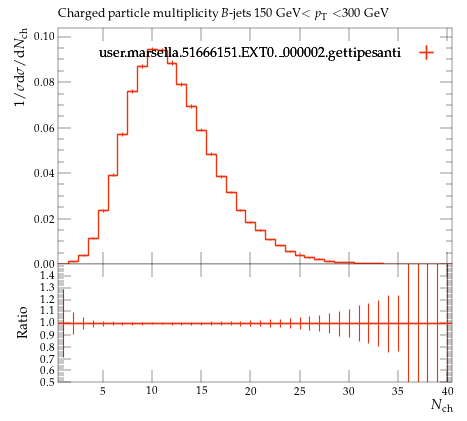

This chart was generated by the following Python code:
#! /usr/bin/env python

# This Python script was auto-generated using YODA v2.0.2.
# Analysis object: /MC_HFDECAYS/avg_B_jet_ch_mult_150_300
# Timestamp: 24-07-2026 (16:40:05)

import matplotlib as mpl
import matplotlib.pyplot as plt
mpl.use('Agg') # comment out for interactive use
import os
import numpy as np

plotDir = os.path.split(os.path.realpath(__file__))[0]
if 'YODA_USER_PLOT_PATH' in globals():
    plot_outdir = globals()['YODA_USER_PLOT_PATH']
else:
    plot_outdir = plotDir

#plot style
plt.style.use(os.path.join(plotDir, '../default.mplstyle'))
# plot metadata
figW, figH = plt.rcParams['figure.figsize']
ax_xLabel = r'$N_\mathrm{ch}$'
ax_yLabel = r'$1/\sigma \mathrm{d}\sigma/\mathrm{d}N_\mathrm{ch}$'
ax_title  = r'Charged particle multiplicity $B$-jets 150 GeV$<p_\mathrm{T}<$300 GeV'
ax_xScale = 'linear'
ax_yScale = 'linear'
xLims = (0.5, 40.5)
yLims = (0.0, 0.10390010400000002)
xMinorTickMarks = 0

# TeX-friendly labels for the legend
labels = {
    'legend' : ([ r"user.marsella.51666151.EXT0.\_000002.gettipesanti" ], r""),
}

# Adjust canvas width and height
canvasW = 10.0
canvasH = 9.0
figW *= canvasW/10.
figH *= canvasH/9.

# Create figure and axis objects
fig, (ax, ratio0_ax) = plt.subplots(2, 1, sharex=True,
                  figsize=(figW,figH), gridspec_kw={'height_ratios': (6.0, 3.0)})

# Set figure margins
plt.subplots_adjust(
    left   = 1.0 * plt.rcParams['figure.subplot.left'],
    right  = 1.0 * plt.rcParams['figure.subplot.right'],
    top    = 1.0 * plt.rcParams['figure.subplot.top'],
    bottom = 1.0 * plt.rcParams['figure.subplot.bottom'])

ratio0_ax.yaxis.set_major_locator(mpl.ticker.MultipleLocator(0.1))
ratio0_ax.set_ylim(0.5, 1.4999)
ratio0_ax.set_ylabel('Ratio')
ratio0_ax.xaxis.set_minor_locator(mpl.ticker.NullLocator())

# the numerical data is stored in a separate file
dataf = dict()
prefix = os.path.split(__file__)[0]
if prefix:    prefix = prefix + '/'
exec(open(prefix+'avg_B_jet_ch_mult_150_300__data.py').read(), dataf)


legend_handles = dict() # keep track of handles for the legend

# style options for curves
# starts at zorder>=5 to draw curve on top of legend
styles = {
  'user.marsella.51666151.EXT0._000002.gettipesanti.yoda.gz': {
    'color' : '#EE3311',
    'linestyle' : '-',
    'linewidth' : 1,
    'marker' : 'none',
    'markersize' : 2,
    'capsize' : 0.0,
    'zorder' : 5,
    'histstyle' : 1,
    'drawstyle' : 'steps-pre',
    'xerrorbars' : 1,
    'yerrorbars' : 1,
    'fillcolor' : None,
    'fillopacity' : 1.0,
    'ratio0_linestyle' : '-',
    'ratio0_linewidth' : 1,
    'ratio0_marker' : 'none',
    'ratio0_markersize' : 2,
    'ratio0_capsize' : 0.0,
    'ratio0_zorder' : 5,
    'ratio0_histstyle' : 1,
    'ratio0_drawstyle' : 'steps-pre',
    'ratio0_xerrorbars' : 1,
    'ratio0_yerrorbars' : 1,
  },
}

# curve from input yoda files in main panel
for label, yvals in dataf['yvals'].items():
    if all(np.isnan(v) for v in dataf['yvals'][label]):
        continue
    tmp = None
    if styles[label]['histstyle']: # draw as histogram
        xpos = dataf['xedges'][label] if styles[label]['drawstyle'] else dataf['xpoints'][label]
        ypos = np.insert(yvals, 0, yvals[0]) if styles[label]['drawstyle'] else yvals
        if styles[label]['fillcolor']: # fill area below curve
            ax.fill_between(xpos, ypos, step='pre',
                            color=styles[label]['fillcolor'],
                            alpha=styles[label]['fillopacity'])
        tmp, = ax.plot(xpos, ypos,
                       color=styles[label]['color'],
                       linestyle=styles[label]['linestyle'],
                       linewidth=styles[label]['linewidth'],
                       drawstyle=styles[label]['drawstyle'], solid_joinstyle='miter',
                       zorder=styles[label]['zorder'], label=label)
    tmp = ax.errorbar(dataf['xpoints'][label], yvals,
                      xerr=np.array(dataf['xerrs'][label])*styles[label]['xerrorbars'],
                      yerr=np.array(dataf['yerrs'][label])*styles[label]['yerrorbars'],
                      fmt=styles[label]['marker'], capsize=styles[label]['capsize'],
                      markersize=styles[label]['markersize'],
                      ecolor=styles[label]['color'],
                      color=styles[label]['color'], zorder=styles[label]['zorder'])
    tmp[-1][0].set_linestyle(styles[label]['linestyle'])
    tmp[-1][0].set_linewidth(styles[label]['linewidth'])
    if label in dataf['add_legend_handle']:  legend_handles[label] = tmp
    for varLabel in dataf['variation_yvals'].keys():
        if varLabel.startswith(label):
            tmp, = ax.plot(dataf['xedges'][label], dataf['variation_yvals'][varLabel],
                           color=styles[label]['color'],
                           linestyle=styles[label]['linestyle'],
                           linewidth=styles[label]['linewidth'],
                           drawstyle='steps-pre', solid_joinstyle='miter',
                           zorder=styles[label]['zorder'], alpha=0.5)


# plots on ratio panel
# curve from input yoda files in ratio panel
for label, yvals in dataf['ratio0_yvals'].items():
    if all(np.isnan(v) for v in yvals):
        continue
    if styles[label]['ratio0_histstyle']: # plot as histogram
        xpos = dataf['xedges']['user.marsella.51666151.EXT0._000002.gettipesanti.yoda.gz'] if styles[label]['ratio0_drawstyle'] else dataf['xpoints']['user.marsella.51666151.EXT0._000002.gettipesanti.yoda.gz']
        ypos = np.insert(yvals, 0, yvals[0]) if styles[label]['ratio0_drawstyle'] else yvals
        ratio0_ax.plot(xpos, ypos,
                       color=styles[label]['color'],
                       linewidth=styles[label]['linewidth'],
                       linestyle=styles[label]['ratio0_linestyle'],
                       drawstyle=styles[label]['ratio0_drawstyle'], zorder=styles[label]['zorder'],
                       solid_joinstyle='miter')
    tmp = ratio0_ax.errorbar(dataf['xpoints']['user.marsella.51666151.EXT0._000002.gettipesanti.yoda.gz'], yvals,
                             xerr=np.array(dataf['ref_xerrs'])*styles[label]['ratio0_xerrorbars'],
                             yerr=np.array(dataf['ratio0_yerrs'][label])*styles[label]['ratio0_yerrorbars'],
                             fmt=styles[label]['ratio0_marker'], capsize=styles[label]['ratio0_capsize'],
                             markersize=styles[label]['ratio0_markersize'],
                             ecolor=styles[label]['color'],
                             color=styles[label]['color'])
    tmp[-1][0].set_linestyle(styles[label]['ratio0_linestyle'])
    tmp[-1][0].set_linewidth(styles[label]['ratio0_linewidth'])

    for varlabel in dataf['ratio0_variation_vals'].keys():
        if varlabel.startswith(label):
            ratio0_ax.plot(dataf['xedges']['user.marsella.51666151.EXT0._000002.gettipesanti.yoda.gz'],
                            dataf['ratio0_variation_vals'][varlabel],
                            color=styles[label]['color'],
                            linestyle=styles[label]['linestyle'],
                            linewidth=styles[label]['linewidth'],
                            drawstyle='steps-pre', solid_joinstyle='miter',
                            zorder=1, alpha=0.5)

legend_items = list(legend_handles.values())
ax.add_artist(ax.legend(legend_items,
                        labels['legend'][0],
                        title=labels['legend'][1],
                        alignment='right',
                        loc='upper right',
                        bbox_to_anchor=(1.0, 0.97),markerfirst=False))

# set plot metadata as defined above
ratio0_ax.set_xlabel(ax_xLabel)
ratio0_ax.xaxis.set_label_coords(1., -0.15)
ax.set_ylabel(ax_yLabel, ha='right', va='top')
ax.yaxis.set_label_coords(-0.11, 1.0)
ax.set_title(ax_title, loc='left')
ax.set_xscale(ax_xScale)
ax.set_yscale(ax_yScale)
ax.set_xlim(xLims)
ax.set_ylim(yLims)

# tick formatting
plt.rcParams['xtick.top'] = True
plt.rcParams['ytick.right'] = True
ax.xaxis.set_minor_locator(mpl.ticker.NullLocator())
fig.align_ylabels((ax, ratio0_ax))
plt.savefig(os.path.join(plot_outdir, 'avg_B_jet_ch_mult_150_300.pdf'), format='PDF')
plt.savefig(os.path.join(plot_outdir, 'avg_B_jet_ch_mult_150_300.png'), format='PNG')

plt.close(fig)
